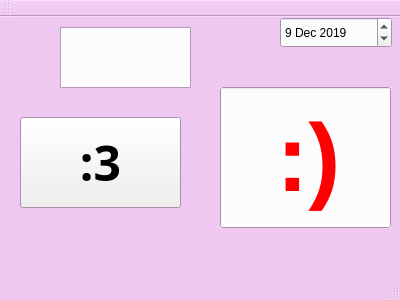
<?xml version="1.0" encoding="UTF-8"?>
<ui version="4.0">
 <class>MainWindow</class>
 <widget class="QMainWindow" name="MainWindow">
  <property name="geometry">
   <rect>
    <x>0</x>
    <y>0</y>
    <width>400</width>
    <height>300</height>
   </rect>
  </property>
  <property name="palette">
   <palette>
    <active>
     <colorrole role="Base">
      <brush brushstyle="SolidPattern">
       <color alpha="255">
        <red>252</red>
        <green>252</green>
        <blue>252</blue>
       </color>
      </brush>
     </colorrole>
     <colorrole role="Window">
      <brush brushstyle="SolidPattern">
       <color alpha="255">
        <red>238</red>
        <green>200</green>
        <blue>241</blue>
       </color>
      </brush>
     </colorrole>
    </active>
    <inactive>
     <colorrole role="Base">
      <brush brushstyle="SolidPattern">
       <color alpha="255">
        <red>252</red>
        <green>252</green>
        <blue>252</blue>
       </color>
      </brush>
     </colorrole>
     <colorrole role="Window">
      <brush brushstyle="SolidPattern">
       <color alpha="255">
        <red>238</red>
        <green>200</green>
        <blue>241</blue>
       </color>
      </brush>
     </colorrole>
    </inactive>
    <disabled>
     <colorrole role="Base">
      <brush brushstyle="SolidPattern">
       <color alpha="255">
        <red>238</red>
        <green>200</green>
        <blue>241</blue>
       </color>
      </brush>
     </colorrole>
     <colorrole role="Window">
      <brush brushstyle="SolidPattern">
       <color alpha="255">
        <red>238</red>
        <green>200</green>
        <blue>241</blue>
       </color>
      </brush>
     </colorrole>
    </disabled>
   </palette>
  </property>
  <property name="windowTitle">
   <string>MainWindow</string>
  </property>
  <widget class="QWidget" name="centralWidget">
   <widget class="QPushButton" name="pushButton">
    <property name="enabled">
     <bool>true</bool>
    </property>
    <property name="geometry">
     <rect>
      <x>20</x>
      <y>100</y>
      <width>161</width>
      <height>91</height>
     </rect>
    </property>
    <property name="palette">
     <palette>
      <active>
       <colorrole role="Highlight">
        <brush brushstyle="SolidPattern">
         <color alpha="255">
          <red>192</red>
          <green>207</green>
          <blue>233</blue>
         </color>
        </brush>
       </colorrole>
      </active>
      <inactive>
       <colorrole role="Highlight">
        <brush brushstyle="SolidPattern">
         <color alpha="255">
          <red>192</red>
          <green>207</green>
          <blue>233</blue>
         </color>
        </brush>
       </colorrole>
      </inactive>
      <disabled>
       <colorrole role="Highlight">
        <brush brushstyle="SolidPattern">
         <color alpha="255">
          <red>227</red>
          <green>229</green>
          <blue>231</blue>
         </color>
        </brush>
       </colorrole>
      </disabled>
     </palette>
    </property>
    <property name="font">
     <font>
      <family>Tlwg Typo</family>
      <pointsize>36</pointsize>
      <weight>75</weight>
      <bold>true</bold>
     </font>
    </property>
    <property name="text">
     <string>:3</string>
    </property>
   </widget>
   <widget class="QLineEdit" name="lineEdit">
    <property name="geometry">
     <rect>
      <x>220</x>
      <y>70</y>
      <width>171</width>
      <height>141</height>
     </rect>
    </property>
    <property name="palette">
     <palette>
      <active>
       <colorrole role="Text">
        <brush brushstyle="SolidPattern">
         <color alpha="255">
          <red>255</red>
          <green>0</green>
          <blue>0</blue>
         </color>
        </brush>
       </colorrole>
       <colorrole role="PlaceholderText">
        <brush brushstyle="SolidPattern">
         <color alpha="128">
          <red>255</red>
          <green>0</green>
          <blue>0</blue>
         </color>
        </brush>
       </colorrole>
      </active>
      <inactive>
       <colorrole role="Text">
        <brush brushstyle="SolidPattern">
         <color alpha="255">
          <red>255</red>
          <green>0</green>
          <blue>0</blue>
         </color>
        </brush>
       </colorrole>
       <colorrole role="PlaceholderText">
        <brush brushstyle="SolidPattern">
         <color alpha="128">
          <red>255</red>
          <green>0</green>
          <blue>0</blue>
         </color>
        </brush>
       </colorrole>
      </inactive>
      <disabled>
       <colorrole role="Text">
        <brush brushstyle="SolidPattern">
         <color alpha="255">
          <red>168</red>
          <green>169</green>
          <blue>169</blue>
         </color>
        </brush>
       </colorrole>
       <colorrole role="PlaceholderText">
        <brush brushstyle="SolidPattern">
         <color alpha="128">
          <red>35</red>
          <green>38</green>
          <blue>39</blue>
         </color>
        </brush>
       </colorrole>
      </disabled>
     </palette>
    </property>
    <property name="font">
     <font>
      <pointsize>72</pointsize>
      <weight>75</weight>
      <bold>true</bold>
     </font>
    </property>
    <property name="autoFillBackground">
     <bool>true</bool>
    </property>
    <property name="text">
     <string>  :)</string>
    </property>
   </widget>
   <widget class="QDateEdit" name="dateEdit">
    <property name="geometry">
     <rect>
      <x>280</x>
      <y>0</y>
      <width>112</width>
      <height>31</height>
     </rect>
    </property>
    <property name="dateTime">
     <datetime>
      <hour>0</hour>
      <minute>0</minute>
      <second>0</second>
      <year>2019</year>
      <month>12</month>
      <day>9</day>
     </datetime>
    </property>
   </widget>
   <widget class="QTextBrowser" name="textBrowser">
    <property name="geometry">
     <rect>
      <x>60</x>
      <y>10</y>
      <width>131</width>
      <height>61</height>
     </rect>
    </property>
   </widget>
  </widget>
  <widget class="QMenuBar" name="menuBar">
   <property name="geometry">
    <rect>
     <x>0</x>
     <y>0</y>
     <width>400</width>
     <height>29</height>
    </rect>
   </property>
  </widget>
  <widget class="QToolBar" name="mainToolBar">
   <attribute name="toolBarArea">
    <enum>TopToolBarArea</enum>
   </attribute>
   <attribute name="toolBarBreak">
    <bool>false</bool>
   </attribute>
  </widget>
  <widget class="QStatusBar" name="statusBar"/>
 </widget>
 <layoutdefault spacing="6" margin="11"/>
 <resources/>
 <connections/>
</ui>
